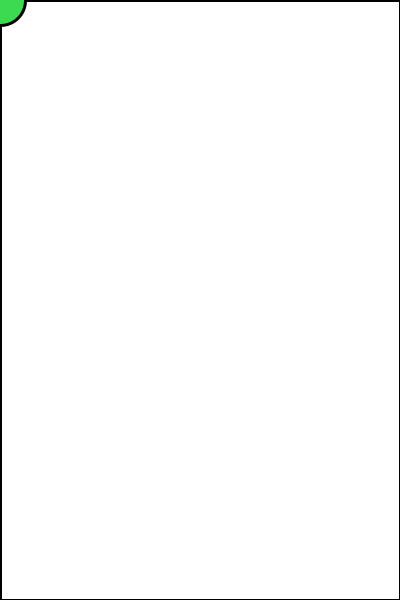
Frame 1 (no input)
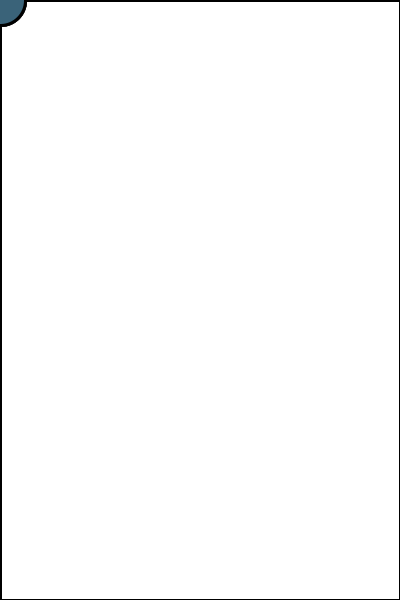
Frame 60 (the mouse pressed at the canvas centre just before this capture)
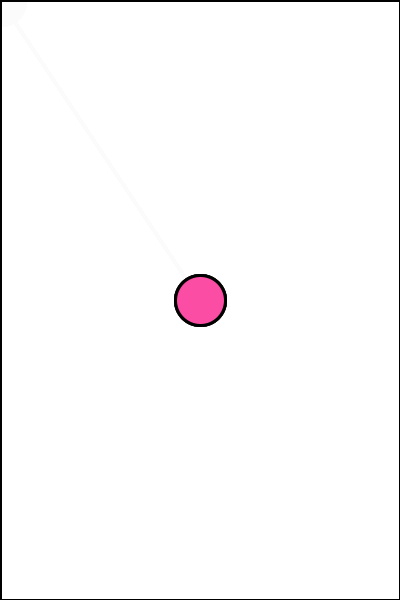
Frame 120 (the mouse held since frame 60 and released just before this capture)

The Processing sketch that drew these frames (run headless with seeded random() and noise(); from frame 60 on, the mouse is pressed at the canvas centre):

// Processing sketch: processing_62004
// ── processing_62004.pde


void setup()
{
  size( 400, 600 );
  background( 255, 255, 255);
  smooth();
  frameRate(10);

  size(400, 600);
  background(255, 255, 255);
  smooth();
  frameRate(60);
  
  size(400, 600);
  background(255, 255, 255);
  smooth();
  frameRate(60);
}

void draw()
{
  strokeWeight(3);
  fill( random(255), random(255), random(255), 50 );
  line( pmouseX, pmouseY, mouseX, mouseY );
  ellipse( mouseX, mouseY, 30, 30 );

  fill(255, 255, 255, 30); 
  rect( 0, 0, width, height );

  fill(255, 0, 0);
  ellipse( mouseX, mouseY, 30, 30 );
  
  fill( random(255), random(255), random(255) );
  ellipse( mouseX, mouseY, 50, 50 );
}
